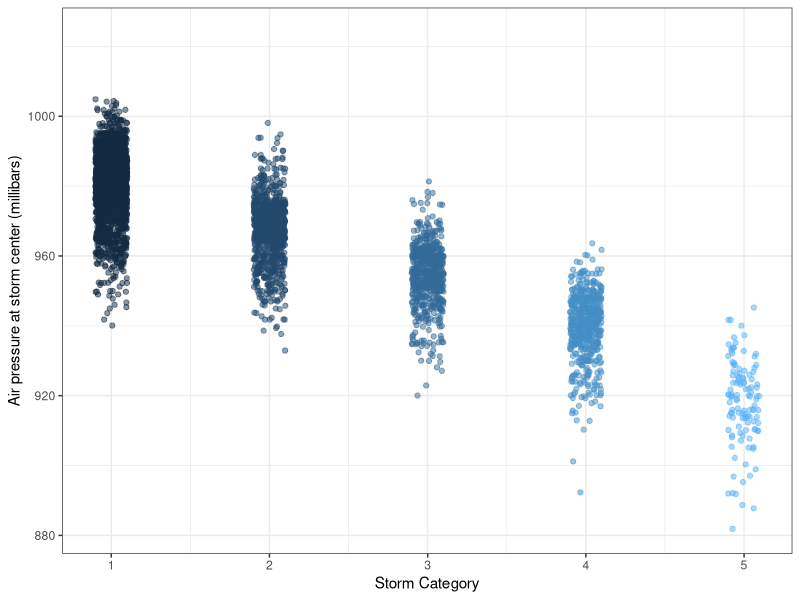

Generate this figure with R:
## ---- chunk 1
knitr::opts_chunk$set(echo = TRUE)
library(tidyverse)
## ---- chunk 2
summary(storms)
## ---- chunk 3
names(storms) 
## ---- chunk 4
ggplot(data = storms, aes(x = category, y = pressure)) +
  geom_jitter(width = 0.1, 
              alpha = 0.5,
              aes(color = category),
              show.legend = FALSE) +
  labs(x = "Storm Category", 
       y = "Air pressure at storm center (millibars)"
       ) +
  theme_bw()
